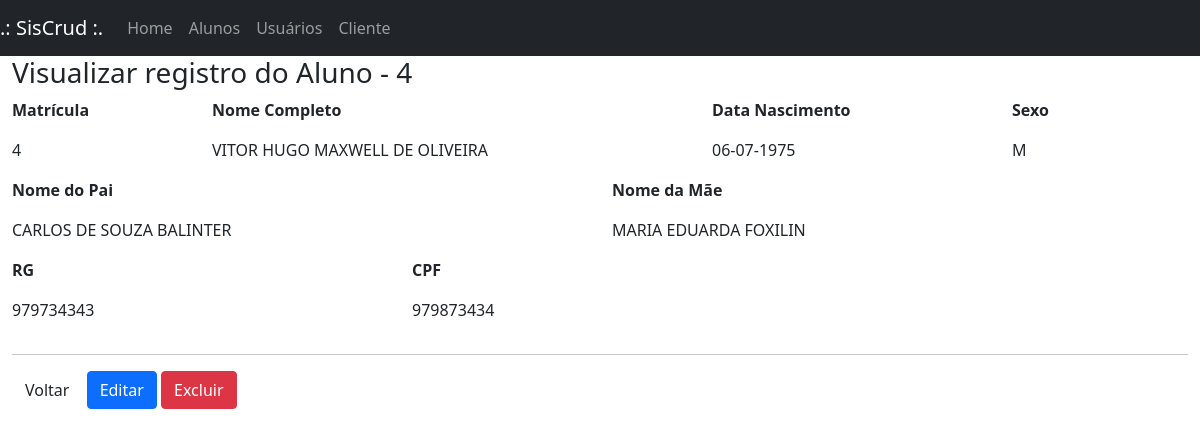
/index.php?page=view_alu&matricula=4, run on the app's committed database.
### tables this page shows
CREATE TABLE IF NOT EXISTS `aluno` (
  `matricula` int(11) NOT NULL AUTO_INCREMENT,
  `nome_aluno` varchar(50) DEFAULT NULL,
  `nome_pai` varchar(50) DEFAULT NULL,
  `nome_mae` varchar(50) DEFAULT NULL,
  `dt_nasc` date DEFAULT NULL,
  `sexo_aluno` char(1) DEFAULT NULL,
  `rg_aluno` int(11) DEFAULT NULL,
  `cpf_aluno` varchar(11) DEFAULT NULL,
  PRIMARY KEY (`matricula`)
);

### sis/alunos/view_alu.php (the view)
<?php
	$matricula = (int) $_GET['matricula'];
	$sql = mysqli_query($con, "select * from aluno where matricula = '".$matricula."';");
	$row = mysqli_fetch_array($sql);
?>
<div id="main" class="container-fluid">
	<h3 class="page-header">Visualizar registro do Aluno - <?php echo $matricula; ?> </h3>
	<div class="row">
		<div class="col-md-2">
			<p><strong>Matrícula</strong></p>
			<p><?php echo $row['matricula'];?></p>
		</div>
		<div class="col-md-5">
			<p><strong>Nome Completo</strong></p>
			<p><?php echo $row['nome_aluno'];?></p>
		</div>
		<div class="col-md-3">
			<p><strong>Data Nascimento</strong></p>
			<p><?php echo date('d-m-Y',strtotime($row['dt_nasc'])); ?></p>
		</div>
		<div class="col-md-2">
			<p><strong>Sexo</strong></p>
			<p><?php echo $row['sexo_aluno'];?></p>
		</div>
	</div>
	<div class="row">
		<div class="col-md-6">
			<p><strong>Nome do Pai</strong></p>
			<p><?php echo $row['nome_pai'];?></p>
		</div>
		<div class="col-md-6">
			<p><strong>Nome da Mãe</strong></p>
			<p><?php echo $row['nome_mae'];?></p>
		</div>
	</div>
	<div class="row">
		<div class="col-md-4">
			<p><strong>RG</strong></p>
			<p><?php echo $row['rg_aluno'];?></p>
		</div>
		<div class="col-md-4">
			<p><strong>CPF</strong></p>
			<p><?php echo $row['cpf_aluno'];?></p>
		</div>
	</div>
	<hr/>
	<div id="actions" class="row">
		<div class="col-md-12">
			<a href="?page=lista_alu" class="btn btn-default">Voltar</a>
				<?php echo "<a href=?page=fedita_alu&matricula=".$row['matricula']." class='btn btn-primary'>Editar</a>";?>
				<?php echo "<a href=?page=excluir_alu&matricula=".$row['matricula']." class='btn btn-danger'>Excluir</a>";?>
		</div>
	</div>
</div>

### data on the page
aluno: matricula "4", nome_aluno "VITOR HUGO MAXWELL DE OLIVEIRA", dt_nasc "06-07-1975", sexo_aluno "M", nome_pai "CARLOS DE SOUZA BALINTER", nome_mae "MARIA EDUARDA FOXILIN", rg_aluno "979734343", cpf_aluno "979873434"

### other printed values
$matricula "4"
